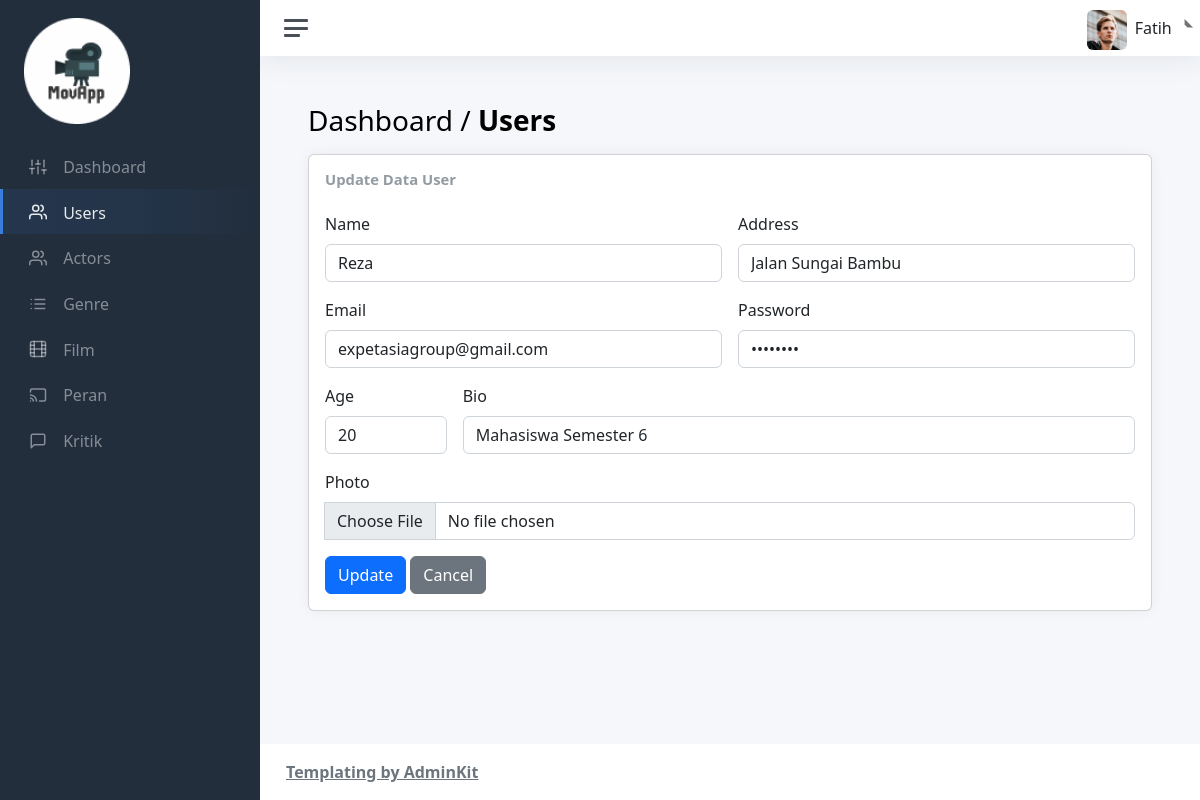
/admin/views/user/edit-usr.php?id=1, run on the app's committed database.
### tables this page shows
CREATE TABLE `users` (
  `id` int(11) NOT NULL,
  `name` varchar(45) NOT NULL,
  `email` varchar(45) NOT NULL,
  `password` varchar(45) NOT NULL,
  `age` int(11) NOT NULL,
  `bio` varchar(255) DEFAULT NULL,
  `address` text DEFAULT NULL,
  `photo` varchar(60) DEFAULT NULL
);

### admin/views/user/edit-usr.php (the view, shortened to what this page needs)
<!DOCTYPE html>
<html lang="en">
    <head>
        <?php include "../layouts/assetsLink.php"; ?>
    </head>
    <body>
        <div class="wrapper">
            <nav id="sidebar" class="sidebar js-sidebar">
                <div class="sidebar-content js-simplebar">
                    <a class="sidebar-brand" href="../../index.php">
                        <img src="../../../assets/img/icons/logo-1.png" alt="logo" width="50%"
                            style="text-align: center;">
                    </a>
                    <ul class="sidebar-nav">
                        <li class="sidebar-item">
                            <a class="sidebar-link" href="../../index.php">
                                <i class="align-middle" data-feather="sliders"></i>
                                <span class="align-middle">Dashboard</span>
                            </a>
                        </li>
                        <li class="sidebar-item active">
                            <a class="sidebar-link" href="user.php">
                                <i class="align-middle" data-feather="users"></i>
                                <span class="align-middle">Users</span>
                            </a>
                        </li>
                        <li class="sidebar-item">
                            <a class="sidebar-link" href="../actor/actor.php">
                                <i class="align-middle" data-feather="users"></i>
                                <span class="align-middle">Actors</span>
                            </a>
                        </li>
                        <li class="sidebar-item">
                            <a class="sidebar-link" href="../genre/genre.php">
                                <i class="align-middle" data-feather="list"></i>
                                <span class="align-middle">Genre</span>
                            </a>
                        </li>
                        <li class="sidebar-item">
                            <a class="sidebar-link" href="../film/film.php">
                                <i class="align-middle" data-feather="film"></i>
                                <span class="align-middle">Film</span>
                            </a>
                        </li>
                        <li class="sidebar-item">
                            <a class="sidebar-link" href="../peran/peran.php">
                                <i class="align-middle" data-feather="cast"></i>
                                <span class="align-middle">Peran</span>
                            </a>
                        </li>
                        <li class="sidebar-item">
                            <a class="sidebar-link" href="../kritik/kritik.php">
                                <i class="align-middle" data-feather="message-square"></i>
                                <span class="align-middle">Kritik</span>
                            </a>
                        </li>
                    </ul>
                </div>
            </nav>
            <div class="main">
                <?php include_once ("../layouts/navbar.php"); ?>
                <main class="content">
                    <div class="container-fluid p-0">
                        <h1 class="h3 mb-3">Dashboard / <strong>Users</strong></h1>
                        <div class="col-sm-12">
                            <div class="card">
                                <div class="card-body">
                                    <?php
                                        include "../../../database/db.php";
                                        $id = $_GET['id'];
                                        $query = $conn->query("SELECT * FROM users WHERE id = $id");
                                        while ($data = mysqli_fetch_array($query)) {
                                            $id = $data["id"];
                                            $name = $data["name"];
                                            $address = $data["address"];
                                            $email = $data["email"];
                                            $password = $data["password"];
                                            $age = $data["age"];
                                            $bio = $data["bio"];
                                            $photo = $data["photo"];
                                        }
                                    ?>
                                    <h3 class="card-title mb-4">Update Data User</h3>
                                    <form class="row g-3 needs-validation" novalidate
                                        action="../../../controllers/user/update-usr.php?id=<?php echo $id;?>"
                                        method="post"
                                        enctype="multipart/form-data">
                                        <div class="col-6">
                                            <label for="validationCustomDescription" class="form-label">Name</label>
                                            <div class="input-group has-validation">
                                                <input type="text" name="name" value="<?php echo $name;?>"
                                                    class="form-control" id="validationCustomDescription"
                                                    aria-describedby="inputGroupPrepend" required>
                                            </div>
                                        </div>
                                        <div class="col-6">
                                            <label for="validationCustomDescription" class="form-label">Address</label>
                                            <div class="input-group has-validation">
                                                <input type="text" name="address" value="<?php echo $address;?>"
                                                    class="form-control" id="validationCustomDescription"
                                                    aria-describedby="inputGroupPrepend" required>
                                            </div>
                                        </div>
                                        <div class="col-6">
                                            <label for="validationCustomDescription" class="form-label">Email</label>
                                            <div class="input-group has-validation">
                                                <input type="email" name="email" value="<?php echo $email;?>"
                                                    class="form-control" id="validationCustomDescription"
                                                    aria-describedby="inputGroupPrepend" required>
                                            </div>
                                        </div>
                                        <div class="col-6">
                                            <label for="validationCustomDescription" class="form-label">Password</label>
                                            <div class="input-group has-validation">
                                                <input type="password" name="password" value="<?php echo $password;?>"
                                                    class="form-control" id="validationCustomDescription"
                                                    aria-describedby="inputGroupPrepend" required>
                                            </div>
                                        </div>
                                        <div class="col-2">
                                            <label for="validationCustomDescription" class="form-label">Age</label>
                                            <div class="input-group has-validation">
                                                <input type="number" name="age" value="<?php echo $age;?>"
                                                    class="form-control" id="validationCustomDescription"
                                                    aria-describedby="inputGroupPrepend" required>
                                            </div>
                                        </div>
                                        <div class="col-10">
                                            <label for="validationCustomDescription" class="form-label">Bio</label>
                                            <div class="input-group has-validation">
                                                <input type="text" name="bio" value="<?php echo $bio;?>"
                                                    class="form-control" id="validationCustomDescription"
                                                    aria-describedby="inputGroupPrepend" required>
                                            </div>
                                        </div>
                                        <div class="col-12">
                                            <label for="validationCustomDescription" class="form-label">Photo</label>
                                            <div class="input-group has-validation">
                                                <input type="file" name="image[]" value="<?php echo $photo;?>"
                                                    class="form-control" id="validationCustomDescription"
                                                    aria-describedby="inputGroupPrepend" required>
                                            </div>
                                        </div>
                                        <div class="col-12">
                                            <button class="btn btn-primary" type="submit" name="submit">Update</button>
                                            <a class="btn btn-secondary"
                                                href="user.php" role="button">
                                                Cancel
                                            </a>
                                        </div>
                                    </form>
                                </div>
                            </div>
                        </div>
                    </div>
                </main>
                <?php include_once ("../layouts/footer.php"); ?>
            </div>
        </div>
    </body>
</html>

### data on the page
users: name "Reza", address "Jalan Sungai Bambu", email "expetasiagroup@gmail.com", age "20", bio "Mahasiswa Semester 6"
